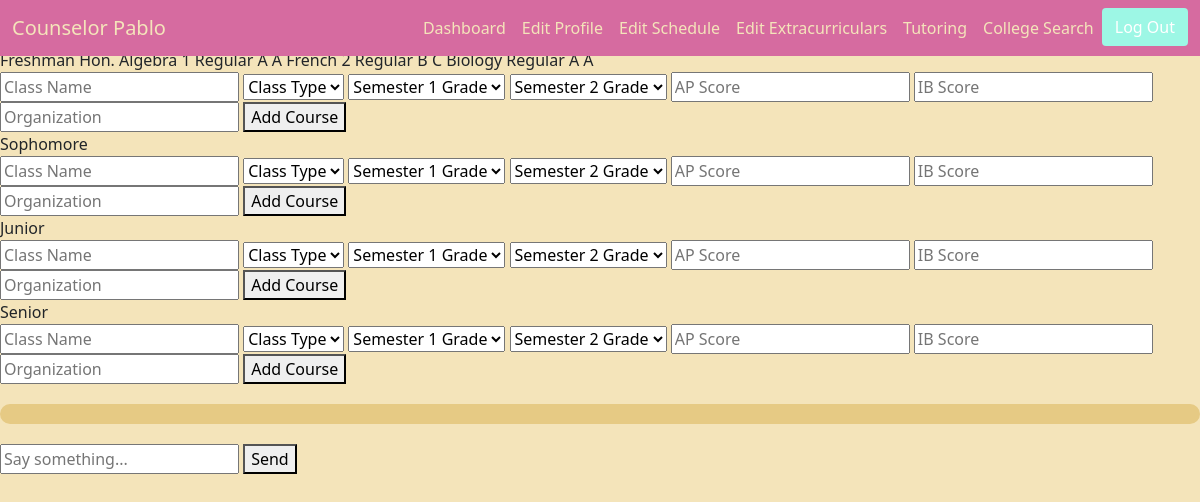
Screenshot of /edit_schedule (signed in) with the database file from the repository.
### counselor/models.py (models this page shows, shortened)
class Course(models.Model):
    name = models.CharField(max_length=1000)
    TYPE = [
        (1, 'Regular'),
        (2, 'Honors'),
        (3, 'AP'),
        (4, 'IB')
    ]
    type = models.IntegerField(default=9, choices=TYPE, blank=True, null=True)
    organization = models.CharField(max_length=1000, blank=True, null=True)

### counselor/views.py (the view, shortened to what this page needs)
# urls.py: path('edit_schedule', views.edit_schedule, name='edit_schedule'),
@login_required(login_url='counselor:login')
def edit_schedule(request):
    user = request.user
    context = {
        'freshman_sched':  serialize_schedule(user.freshman_schedule),
        'sophomore_sched': serialize_schedule(user.sophomore_schedule),
        'junior_sched':    serialize_schedule(user.junior_schedule),
        'senior_sched':    serialize_schedule(user.senior_schedule),
    }
    return render(request, "edit_schedule.html", context)

### counselor/utils.py (called while the page is built)
def serialize_schedule(schedule):
    entries = []
    grades = json.loads(schedule.grades)
    ap_scores = json.loads(schedule.ap_scores)
    ib_scores = json.loads(schedule.ib_scores)
    for tc in schedule.takencourse_set.select_related('course'):
        c = tc.course
        entries.append({
            'name': c.name,
            'type': TYPE_DISPLAY.get(c.type, "Unknown"),
            'sem1_grade': grades['sem1'].get(c.name),
            'sem2_grade': grades['sem2'].get(c.name),
            'ap': ap_scores.get(c.name),
            'ib': ib_scores.get(c.name),
            'organization': c.organization,
        })
    return entries

### counselor_chat/context_processors.py (called while the page is built)
def page_identifier(request):
    return {
        'page_identifier': request.path.replace("/", "_") # can be changed if duplicates? shouldnt be...
    }

### counselor/templates/edit_schedule.html (shortened to what this page needs)
{% extends 'base.html' %}
{% block content %}
    Freshman
    {% for class in freshman_sched %}
        {{ class.name }}
        {{ class.type }}
        {{ class.sem1_grade }}
        {{ class.sem2_grade }}
    {% endfor %}
    <form action="{% url 'counselor:edit_schedule' %}" method="POST">
        <input type="text" placeholder="Class Name" name="name">
        <select name="type">
            <option value=None>Class Type</option>
        </select>
        <select name="grade_1">
            <option value=None>Semester 1 Grade</option>
        </select>
        <select name="grade_2">
            <option value=None>Semester 2 Grade</option>
        </select>
        <input type="number" placeholder="AP Score" name="ap">
        <input type="number" placeholder="IB Score" name="ib">
        <input type="text" placeholder="Organization" name="org">
        <button type="submit">Add Course</button>
    </form>
    Sophomore
    <form action="{% url 'counselor:edit_schedule' %}" method="POST">
        <input type="text" placeholder="Class Name" name="name">
        <select name="type">
            <option value=None>Class Type</option>
        </select>
        <select name="grade_1">
            <option value=None>Semester 1 Grade</option>
        </select>
        <select name="grade_2">
            <option value=None>Semester 2 Grade</option>
        </select>
        <input type="number" placeholder="AP Score" name="ap">
        <input type="number" placeholder="IB Score" name="ib">
        <input type="text" placeholder="Organization" name="org">
        <button type="submit">Add Course</button>
    </form>
    Junior
    <form action="{% url 'counselor:edit_schedule' %}" method="POST">
        <input type="text" placeholder="Class Name" name="name">
        <select name="type">
            <option value=None>Class Type</option>
        </select>
        <select name="grade_1">
            <option value=None>Semester 1 Grade</option>
        </select>
        <select name="grade_2">
            <option value=None>Semester 2 Grade</option>
        </select>
        <input type="number" placeholder="AP Score" name="ap">
        <input type="number" placeholder="IB Score" name="ib">
        <input type="text" placeholder="Organization" name="org">
        <button type="submit">Add Course</button>
    </form>
    Senior
    <form action="{% url 'counselor:edit_schedule' %}" method="POST">
        <input type="text" placeholder="Class Name" name="name">
        <select name="type">
            <option value=None>Class Type</option>
        </select>
        <select name="grade_1">
            <option value=None>Semester 1 Grade</option>
        </select>
        <select name="grade_2">
            <option value=None>Semester 2 Grade</option>
        </select>
        <input type="number" placeholder="AP Score" name="ap">
        <input type="number" placeholder="IB Score" name="ib">
        <input type="text" placeholder="Organization" name="org">
        <button type="submit">Add Course</button>
    </form>
{% include 'chat_widget.html' %}
{% endblock %}

### counselor/static/css/mainfile.css (style rules this page uses)
body { padding-top: 3rem; background-color: #f4e4ba; }

### rows the page displays
Course: name "Hon. Algebra 1"
Course: name "French 2"
Course: name "Biology"

### other values shown
{{ class.type }} "Regular" "Regular" "Regular"
{{ class.sem1_grade }} "A" "B" "A"
{{ class.sem2_grade }} "A" "C" "A"
